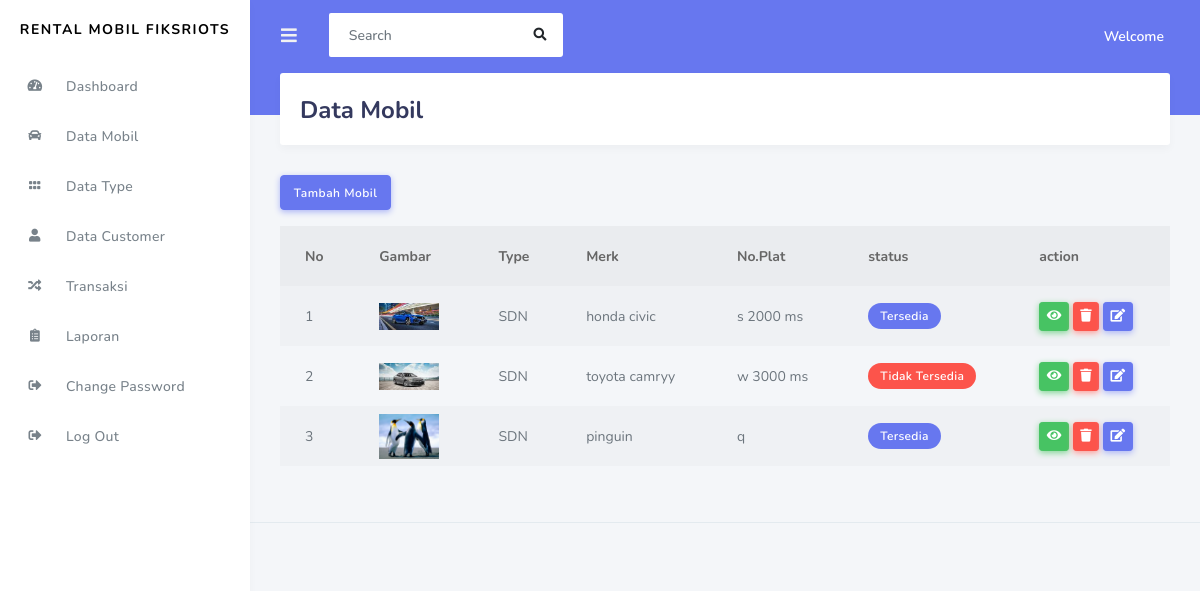
Screenshot of /index.php/admin/data_mobil with the database file from the repository.
### tables this page shows
CREATE TABLE IF NOT EXISTS `mobil` (
`id_mobil` int(11) NOT NULL,
  `kode_type` varchar(120) NOT NULL,
  `merk` varchar(120) NOT NULL,
  `no_plat` varchar(20) NOT NULL,
  `warna` varchar(20) NOT NULL,
  `tahun` varchar(4) NOT NULL,
  `status` varchar(50) NOT NULL,
  `harga` int(11) NOT NULL,
  `denda` int(11) NOT NULL,
  `supir` int(11) NOT NULL,
  `gambar` varchar(255) NOT NULL
);

### application/controllers/admin/Data_mobil.php (called while the page is built, shortened)
 <?php
class Data_mobil extends CI_Controller
{
	public function index()
	{
		$data['mobil'] = $this->rental_model->get_data('mobil')->result();
		$data['type'] = $this->rental_model->get_data('type')->result();
		$this->load->view('templates_admin/header');
		$this->load->view('templates_admin/sidebar');
		$this->load->view('admin/data_mobil',$data);
		$this->load->view('templates_admin/footer');
	}
}
 ?>

### index.php (called while the page is built, shortened)
<?php
require_once BASEPATH.'core/CodeIgniter.php';

### application/models/Rental_model.php (called while the page is built, shortened)
<?php
class Rental_model extends CI_Model
{
	public function get_data($table)
	{
		return $this->db->get($table);
	}
}
 ?>

### application/views/admin/Data_mobil.php (the view, shortened to what this page needs)
 <div class="main-content">
    <section class="section">
          <div class="section-header">
            <h1>Data Mobil</h1>
          </div>
          <a href="<?php echo base_url('admin/data_mobil/tambah_mobil') ?>" class="btn btn-primary mb-3">Tambah Mobil</a>
          <table class="table table-hover table-striped table-borderd">
          	<thead>
                    <tr>
          		<th>No</th>
          		<th>Gambar</th>
          		<th>Type</th>
          		<th>Merk</th>
          		<th>No.Plat</th>
          		<th>status</th>
          		<th>action</th>
                    </tr>
          	</thead>
          	<tbody>
          		<?php $no=1; foreach ($mobil as $mb) : ?>
                    <tr>
          			<td><?php echo $no++ ?></td>
          			<td>
                              <img width="60px"src="<?php echo base_url().'assets/upload/'.$mb->gambar ?>">
                         </td>
          			<td><?php echo $mb->kode_type ?></td>
          			<td><?php echo $mb->merk ?></td>
          			<td><?php echo $mb->no_plat ?></td>
          			<td><?php
          			if($mb->status=="0"){
          				echo "<span class='badge badge-danger'> Tidak Tersedia </span>";
          			}else{
          				echo "<span class='badge badge-primary'> Tersedia </span>";
          			}
          			?></td>
          			<td>
          				<a href="<?php echo base_url('admin/data_mobil/detail_mobil/').$mb->id_mobil ?>" class="btn btn-sm btn-success"><i class="fas fa-eye"></i></a>
          				<a href="<?php echo base_url('admin/data_mobil/delete_mobil/').$mb->id_mobil ?>" class="btn btn-sm btn-danger"><i class="fas fa-trash"></i></a>
          				<a href="<?php echo base_url('admin/data_mobil/update_mobil/').$mb->id_mobil ?>" class="btn btn-sm btn-primary"><i class="fas fa-edit"></i></a>
          			</td>
                    </tr>
          		<?php endforeach; ?>
          	</tbody>
          </table>
    </section>
</div>

### rows the page displays
mobil: gambar (picture), kode_type "SDN", merk "honda civic", no_plat "s 2000 ms", status "Tersedia"
mobil: gambar (picture), kode_type "SDN", merk "toyota camryy", no_plat "w 3000 ms", status "Tidak Tersedia"
mobil: gambar (picture), kode_type "SDN", merk "pinguin", no_plat "q", status "Tersedia"
